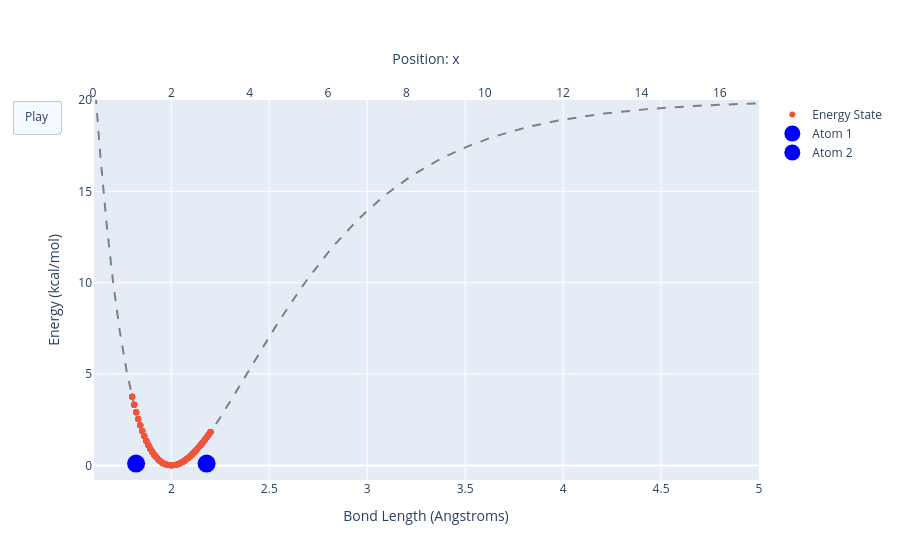

Notebook cell for this chart:
### Code cell
import numpy as np
import matplotlib.pyplot as plt

import numpy as np
import plotly.graph_objects as go

def compute_morse_potential(distances, alpha=1.8, r_eq= 2.0, well_depth=20.0):
    """
    computer a morse potential given an array of distances

    :param distances: bond distances
    :param alpha: 
    :param r_eq: equilibrium distance in Angstroms
    :param well_depth: dissociation energy in kcal/mol

    :return energies: kcal/mol
    """
    return well_depth*(1 - np.exp(-alpha*(distances - r_eq)))**2

distances = np.linspace(1.6, 5.0, 100)
v_curve = compute_morse_potential(distances)

req = 2.0
delta = 0.2
n_points = 40 
min_r = req - delta
max_r = req + delta
displacement = req / 2.0
forward_r = np.linspace(min_r, max_r, n_points)
single_oscillation_r = np.concatenate([forward_r, forward_r[::-1]])
samples_distances = np.tile(single_oscillation_r, 4)

forward_a = np.linspace(displacement-(delta/2), displacement+(delta/2), n_points)[::-1] # Starts flipped
single_oscillation_a = np.concatenate([forward_a, forward_a[::-1]])
atom_a_x = np.tile(single_oscillation_a, 4)

forward_b = np.linspace((displacement+req)-(delta/2), (displacement+req)+(delta/2), n_points)
single_oscillation_b = np.concatenate([forward_b, forward_b[::-1]])
atom_b_x = np.tile(single_oscillation_b, 4)

# Compute energy based on the updated structural distances loop
sampled_energies = compute_morse_potential(samples_distances)


fig = go.Figure(
    data=[
        go.Scatter(x=distances, y=v_curve, mode='lines', line=dict(color='gray', dash='dash'), showlegend=False),
        go.Scatter(x=samples_distances, y=sampled_energies, mode='markers', name='Energy State'),
        go.Scatter(x=atom_a_x, y=[0.1], mode='markers', marker=dict(size=18, color='blue'), xaxis='x2', name='Atom 1'),
        go.Scatter(x=atom_b_x, y=[0.1], mode='markers', marker=dict(size=18, color='blue'), xaxis='x2', name='Atom 2')
    ],
    frames=[go.Frame(data=[
        go.Scatter(),
        go.Scatter(x=[samples_distances[i]], y=[sampled_energies[i]]),
        go.Scatter(x=[atom_a_x[i]]),
        go.Scatter(x=[atom_b_x[i]])
    ]) for i, _ in enumerate(samples_distances)]
)

fig.update_layout(
    xaxis=dict(title="Bond Length (Angstroms)", range=[1.6, 5.0]),
    xaxis2=dict(title="Position: x", range=[0, 17.0], side='top', overlaying='x', showgrid=False),
    yaxis=dict(title="Energy (kcal/mol)", range=[-0.8, 20.0]),
    updatemenus=[dict(type="buttons", buttons=[dict(label="Play", method="animate", args=[None, dict(frame=dict(duration=25, redraw=False))])])]
)

fig.show()

### Figure 1 — Plotly figure (JSON) as saved in the notebook; plotly's stock layout.template omitted (floating-point values rounded to 4 significant figures; data arrays with more than 128 entries replaced by an {"elided": "..."} marker saying what was removed)
{"data": [{"line": {"color": "gray", "dash": "dash"}, "mode": "lines", "showlegend": false, "type": "scatter", "x": [1.6, 1.634, 1.669, 1.703, 1.737, 1.772, 1.806, 1.84, 1.875, 1.909, 1.943, 1.978, 2.012, 2.046, 2.081, 2.115, 2.149, 2.184, 2.218, 2.253, 2.287, 2.321, 2.356, 2.39, 2.424, 2.459, 2.493, 2.527, 2.562, 2.596, 2.63, 2.665, 2.699, 2.733, 2.768, 2.802, 2.836, 2.871, 2.905, 2.939, 2.974, 3.008, 3.042, 3.077, 3.111, 3.145, 3.18, 3.214, 3.248, 3.283, 3.317, 3.352, 3.386, 3.42, 3.455, 3.489, 3.523, 3.558, 3.592, 3.626, 3.661, 3.695, 3.729, 3.764, 3.798, 3.832, 3.867, 3.901, 3.935, 3.97, 4.004, 4.038, 4.073, 4.107, 4.141, 4.176, 4.21, 4.244, 4.279, 4.313, 4.347, 4.382, 4.416, 4.451, 4.485, 4.519, 4.554, 4.588, 4.622, 4.657, 4.691, 4.725, 4.76, 4.794, 4.828, 4.863, 4.897, 4.931, 4.966, 5.0], "y": [22.24, 17.35, 13.3, 9.988, 7.305, 5.165, 3.491, 2.215, 1.279, 0.6322, 0.2298, 0.03331, 0.009316, 0.1288, 0.3665, 0.7009, 1.113, 1.587, 2.11, 2.668, 3.253, 3.856, 4.469, 5.087, 5.704, 6.316, 6.92, 7.513, 8.093, 8.657, 9.205, 9.736, 10.25, 10.74, 11.22, 11.67, 12.11, 12.53, 12.92, 13.31, 13.67, 14.01, 14.34, 14.66, 14.95, 15.23, 15.5, 15.76, 16.0, 16.22, 16.44, 16.64, 16.83, 17.02, 17.19, 17.35, 17.5, 17.65, 17.79, 17.92, 18.04, 18.15, 18.26, 18.36, 18.46, 18.55, 18.63, 18.72, 18.79, 18.86, 18.93, 18.99, 19.05, 19.11, 19.16, 19.21, 19.26, 19.3, 19.34, 19.38, 19.42, 19.45, 19.49, 19.52, 19.55, 19.57, 19.6, 19.62, 19.64, 19.67, 19.69, 19.7, 19.72, 19.74, 19.75, 19.77, 19.78, 19.8, 19.81, 19.82]}, {"mode": "markers", "name": "Energy State", "type": "scatter", "x": {"elided": "320 float values"}, "y": {"elided": "320 float values"}}, {"marker": {"color": "blue", "size": 18}, "mode": "markers", "name": "Atom 1", "type": "scatter", "x": {"elided": "320 float values"}, "xaxis": "x2", "y": [0.1]}, {"marker": {"color": "blue", "size": 18}, "mode": "markers", "name": "Atom 2", "type": "scatter", "x": {"elided": "320 float values"}, "xaxis": "x2", "y": [0.1]}], "layout": {"updatemenus": [{"buttons": [{"args": [null, {"frame": {"duration": 25, "redraw": false}}], "label": "Play", "method": "animate"}], "type": "buttons"}], "xaxis": {"range": [1.6, 5], "title": {"text": "Bond Length (Angstroms)"}}, "xaxis2": {"overlaying": "x", "range": [0, 17], "showgrid": false, "side": "top", "title": {"text": "Position: x"}}, "yaxis": {"range": [-0.8, 20], "title": {"text": "Energy (kcal/mol)"}}}}
